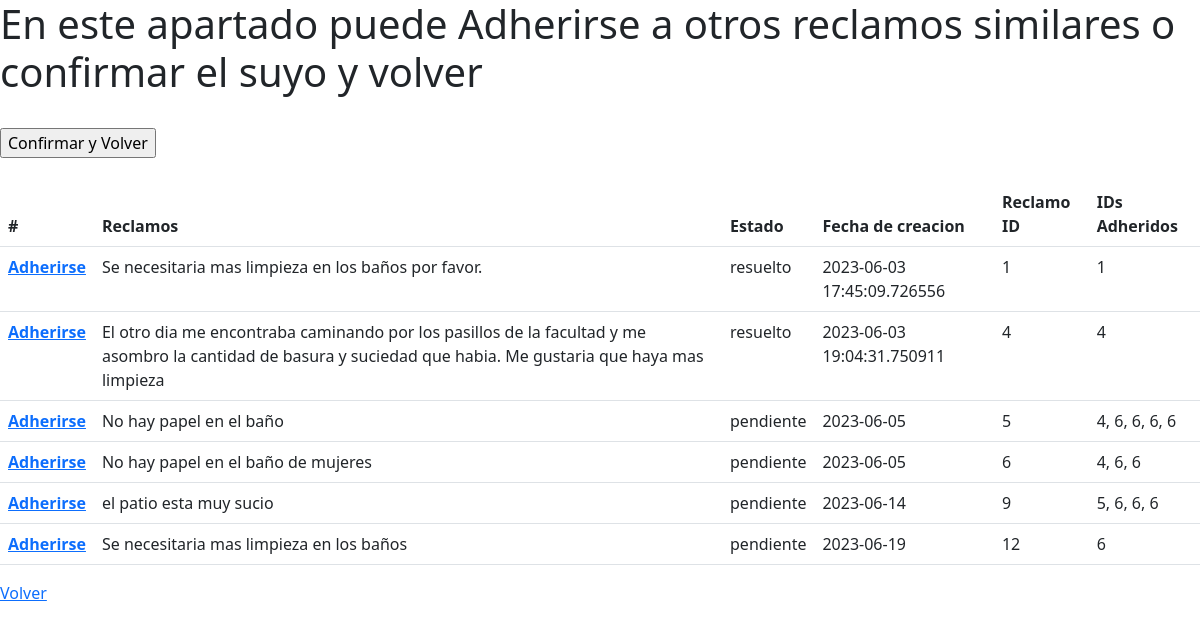
The page /similares (signed in) on the database its author committed.
### modules/databases.py (models this page shows, shortened)
class Reclamo(db.Model):
    __tablename__ = 'reclamos'
    id = Column(Integer(), primary_key=True)
    estado = Column(String(500), nullable=False)
    fecha = Column(String(1000))
    contenido = Column(String(1000), nullable=False)
    user_id = Column(Integer(), ForeignKey('users.id'))
    departamento = Column(String(500))
    adheridos= Column(String(1000))

### server.py (the view, shortened to what this page needs)
@app.route("/similares", methods=['GET', 'POST'])
@login_required
def similares():
    ultimo_reclamo = Reclamo.query.filter_by(user_id=current_user.id).order_by(Reclamo.id.desc()).first()
    depto = ultimo_reclamo.departamento
    lista = Reclamo.query.filter_by(departamento = depto).all()
    if request.method == 'POST':
        valor=request.form["valor"]
        if valor == "confirmar":
            flash("Reclamo Creado")
            return redirect(url_for('mis_reclamos'))
    if request.method == 'GET':
        if request.args.get('del'):
            ultimo_reclamo = Reclamo.query.filter_by(user_id=current_user.id).order_by(Reclamo.fecha.desc()).first()
            db.session.delete(ultimo_reclamo)
            db.session.commit()
            return redirect(url_for('mis_reclamos'))
    return render_template("similares.html", lista=lista)

### server.py (called while the page is built)
@login_manager.user_loader
def user_loader(user_id):
    return User.query.get(user_id)

### templates/similares.html (shortened to what this page needs)
<!DOCTYPE html>
<html lang="en">
<head>
    <link href="https://cdn.jsdelivr.net/npm/bootstrap@5.3.0-alpha3/dist/css/bootstrap.min.css" rel="stylesheet">
</head>
<body class="d-flex flex-column">
    <h1>En este apartado puede Adherirse a otros reclamos similares o confirmar el suyo y volver</h1><br>
    <form action="/similares" method="POST">
        <input type="submit" value="Confirmar y Volver">
    </form><br>
    <table class="table">
        <thead>
        <tr>
            <th scope="col">#</th>
            <th scope="col">Reclamos</th>
            <th scope="col">Estado</th>
            <th scope="col">Fecha de creacion</th>
            <th scope="col">Reclamo ID</th>
            <th scope="col">IDs Adheridos</th>
        </tr>
        </thead>
        <tbody>
        {% for reclamo in lista: %}
        <tr>
            <th scope="row"><a href="{{ url_for('similares', add=true, id=reclamo.id) }}" action="/mis_reclamos">Adherirse</a></th>
            <td>{{reclamo.contenido}}</td>
            <td>{{reclamo.estado}}</td>
            <td>{{reclamo.fecha}}</td>
            <td>{{reclamo.id}}</td>
            <td>{{reclamo.adheridos}}</td>
        </tr>
        {% endfor %}
        </tbody>
    </table>
    <a href="{{ url_for('similares', del=true)}}">Volver</a>
</body>
</html>

### rows shown on the page
Reclamo: contenido "Se necesitaria mas limpieza en los baños por favor.", estado "resuelto", fecha "2023-06-03 17:45:09.726556", id "1", adheridos "1"
Reclamo: contenido "El otro dia me encontraba caminando por los pasillos de la facultad y me asombro la cantidad de basura y suciedad que habia. Me gustaria que haya mas limpieza", estado "resuelto", fecha "2023-06-03 19:04:31.750911", id "4", adheridos "4"
Reclamo: contenido "No hay papel en el baño", estado "pendiente", fecha "2023-06-05", id "5", adheridos "4, 6, 6, 6, 6"
Reclamo: contenido "No hay papel en el baño de mujeres", estado "pendiente", fecha "2023-06-05", id "6", adheridos "4, 6, 6"
Reclamo: contenido "el patio esta muy sucio", estado "pendiente", fecha "2023-06-14", id "9", adheridos "5, 6, 6, 6"
Reclamo: contenido "Se necesitaria mas limpieza en los baños", estado "pendiente", fecha "2023-06-19", id "12", adheridos "6"
